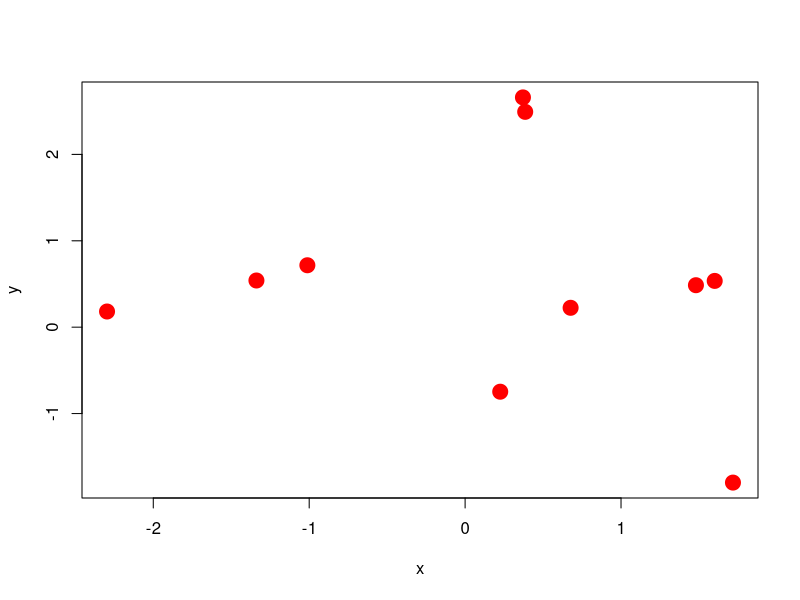
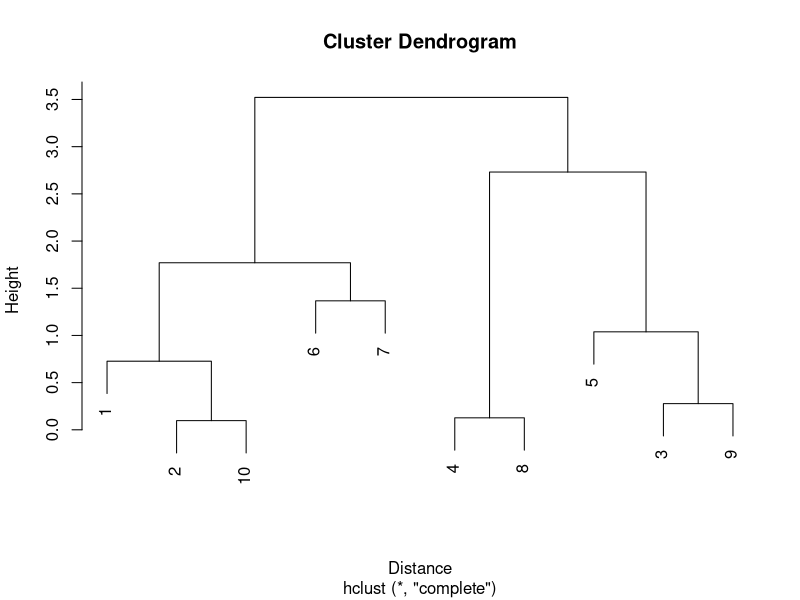

R code for these plots, in order:
#Demonstration of hierarchical clustering

#set seed value
Set.seed=12

#create data set using noramlization
x <- rnorm(10, sd = 1)
y <- rnorm(10, sd = 1)

#scatter plot of data
plot(x, y, col = "red", pch = 19,cex=2)

#convertion into dataframe
df <- data.frame(x = x, y = y)
df <- scale(df)

#distance calculation
distxy <- dist(df)
distxy

#fitting 
cluster <- hclust(distxy)
cluster

#ploting dendgram
plot(cluster, ylab = "Height", xlab="Distance", xlim=c(1,10), ylim=c(1,10))
